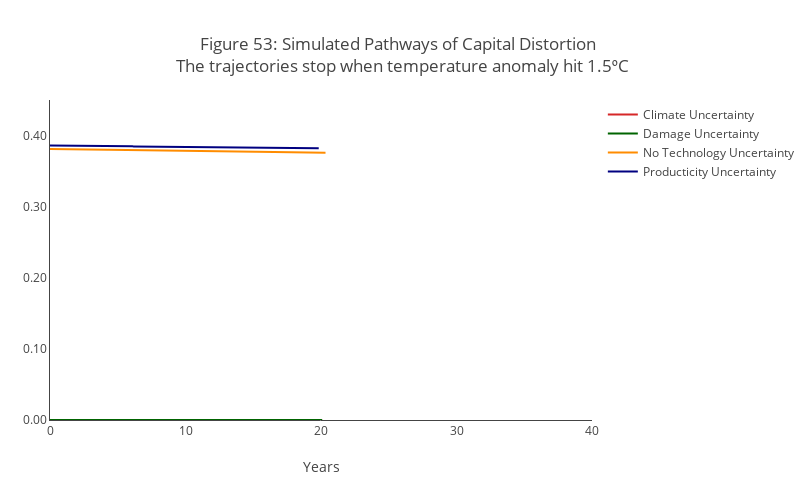

The notebook cell saved with this chart:
### Code cell
title = """Figure 53: Simulated Pathways of Capital Distortion <br> The trajectories stop when temperature anomaly hit 1.5ᵒC"""
plot_simulatedpath_uncer_decomp2_notech(graph_type="hkt", graph_title = title, yaxis_label="", graph_range=[0,0.45], before15=True)

### Figure 1 — Plotly figure (JSON) as saved in the notebook; plotly's stock layout.template omitted (floating-point values rounded to 4 significant figures; data arrays with more than 128 entries replaced by an {"elided": "..."} marker saying what was removed)
{"data": [{"line": {"color": "#d62728"}, "name": "Climate Uncertainty", "showlegend": true, "type": "scatter", "visible": true, "x": {"elided": "242 float values"}, "y": {"elided": "242 float values"}}, {"line": {"color": "darkgreen"}, "name": "Damage Uncertainty", "showlegend": true, "type": "scatter", "visible": true, "x": {"elided": "242 float values"}, "y": {"elided": "242 float values"}}, {"line": {"color": "darkorange"}, "name": "No Technology Uncertainty", "showlegend": true, "type": "scatter", "visible": true, "x": {"elided": "245 float values"}, "y": {"elided": "245 float values"}}, {"line": {"color": "navy"}, "name": "Producticity Uncertainty", "showlegend": true, "type": "scatter", "visible": true, "x": {"elided": "239 float values"}, "y": {"elided": "239 float values"}}], "layout": {"barmode": "overlay", "height": 500, "margin": {"l": 50, "r": 0}, "plot_bgcolor": "white", "title": {"text": "Figure 53: Simulated Pathways of Capital Distortion <br> The trajectories stop when temperature anomaly hit 1.5ᵒC"}, "width": 800, "xaxis": {"range": [0, 40], "showgrid": false, "showline": true, "title": {"text": "Years"}}, "yaxis": {"range": [0, 0.45], "showgrid": false, "showline": true, "tickformat": ".2f", "title": {"text": ""}}}}
